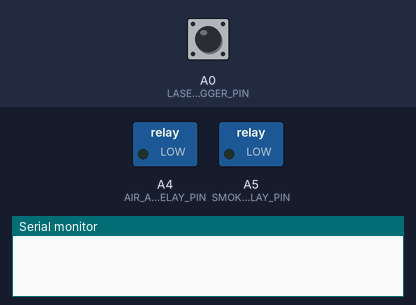
Bench run of a sketch on a simulated Arduino Uno, built with avr-gcc and run on an emulated ATmega328P. On the bench: switched loads named in the sketch (green lamp = pin HIGH), the last lines printed to the serial monitor. Inputs (shaded band) come from the test bench; at power-on: A0 (LASER_TRIGGER_PIN) HIGH.

Above: at 1.2 s.
1.3 s: A0 (LASER_TRIGGER_PIN) pulled LOW for 0.15 s
At 2.0 s:
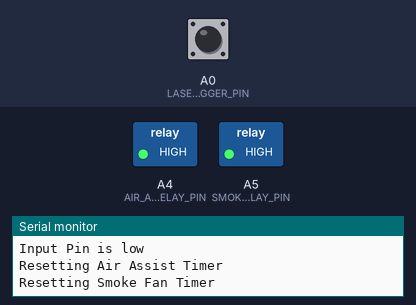
4.4 s: A0 (LASER_TRIGGER_PIN) pulled LOW for 1 s
At 5.4 s:
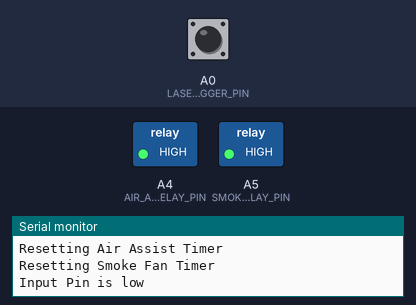
8.4 s: A0 (LASER_TRIGGER_PIN) pulled LOW for 3.2 s
At 9.4 s:
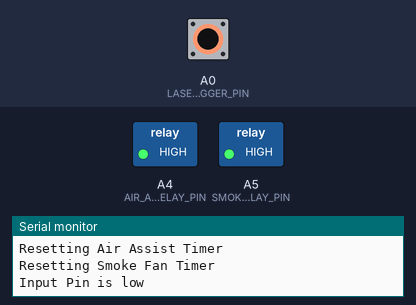
13.1 s: A0 (LASER_TRIGGER_PIN) driven LOW
At 13.7 s:
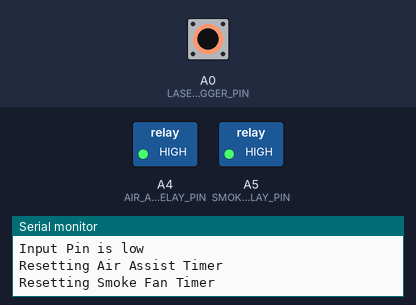
Timing chart, 0 to 16.1 s (numbered marks = the images above; inputs shaded):
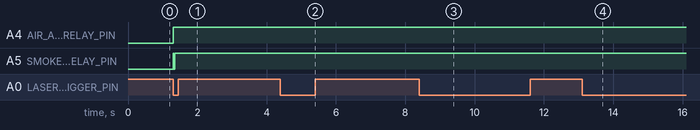

The sketch:

K40Control.ino
```cpp
#include <AsyncTimer.h>

#define LASER_TRIGGER_PIN A0
#define AIR_ASSIST_RELAY_PIN A4
#define SMOKE_FAN_RELAY_PIN A5

#define AIR_ASSIST_TIMEOUT 3500
#define SMOKE_FAN_TIMEOUT 10000

AsyncTimer timer;

unsigned short airAssistTimerId = 0;
unsigned short smokeFanTimerId = 0;

auto airAssistOffLambda = [] {
  Serial.println("Stopping Air Assist");
  digitalWrite(AIR_ASSIST_RELAY_PIN, LOW);
  airAssistTimerId = 0;
};

auto smokeFanOffLambda = [] {
  Serial.println("Stopping Smoke Fan");
  digitalWrite(SMOKE_FAN_RELAY_PIN, LOW);
  smokeFanTimerId = 0;
};


void setup() {
  Serial.begin(9600);

  pinMode(LASER_TRIGGER_PIN, INPUT_PULLUP);

  pinMode(AIR_ASSIST_RELAY_PIN, OUTPUT);
  pinMode(SMOKE_FAN_RELAY_PIN, OUTPUT);
  digitalWrite(AIR_ASSIST_RELAY_PIN, LOW);
  digitalWrite(SMOKE_FAN_RELAY_PIN, LOW);
}

void loop() {
  timer.handle();

  if(!digitalRead(LASER_TRIGGER_PIN)) {
    Serial.println(F("Input Pin is low"));

    digitalWrite(AIR_ASSIST_RELAY_PIN, HIGH);
    digitalWrite(SMOKE_FAN_RELAY_PIN, HIGH);

    if(airAssistTimerId == 0) {
      Serial.println(F("Starting Air Assist Timer"));
      airAssistTimerId = timer.setTimeout(airAssistOffLambda, AIR_ASSIST_TIMEOUT);
    }
    else {
      Serial.println(F("Resetting Air Assist Timer"));
      timer.reset(airAssistTimerId);
    }

    if(smokeFanTimerId == 0) {
      Serial.println(F("Starting Smoke Fan Timer"));
      smokeFanTimerId = timer.setTimeout(smokeFanOffLambda, SMOKE_FAN_TIMEOUT);
    }
    else {
      Serial.println(F("Resetting Smoke Fan Timer"));
      timer.reset(smokeFanTimerId);
    }
  }
}
```

Measured:
- after the input at 1.3 s, A4 (AIR_ASSIST_RELAY_PIN): LOW → HIGH at once; A5 (SMOKE_FAN_RELAY_PIN): LOW → HIGH at once, → LOW 0.03 s later, → HIGH 0.02 s later
- after the input at 4.4 s, A4 (AIR_ASSIST_RELAY_PIN): stays HIGH (without the input it goes to LOW after 0.55 s)
- after the input at 8.4 s, A4 (AIR_ASSIST_RELAY_PIN): stays HIGH (without the input it goes to LOW after 0.54 s)
- after the input at 13.1 s, A4 (AIR_ASSIST_RELAY_PIN): stays HIGH (without the input it goes to LOW after 2.0 s)
